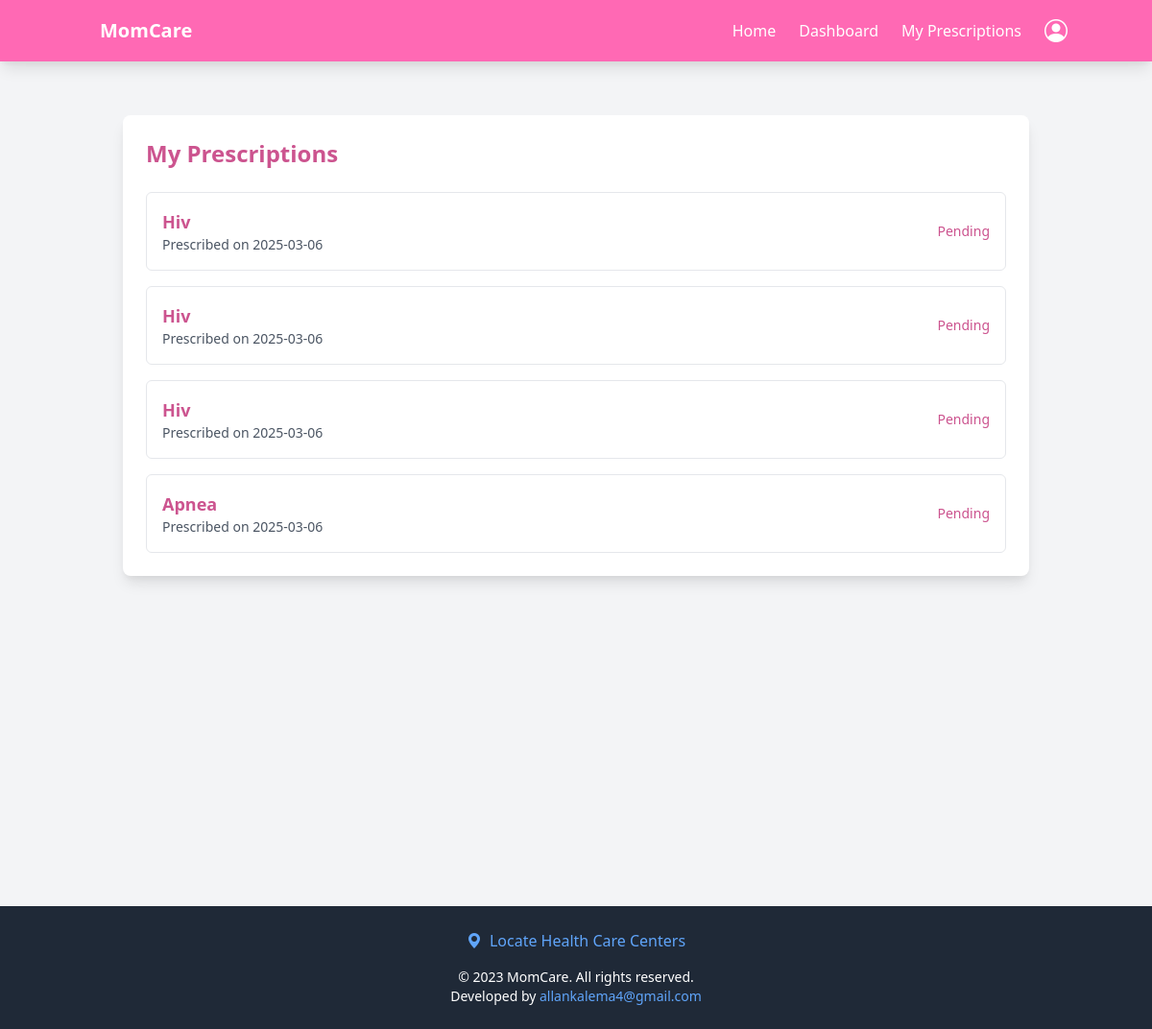
Page /antenental/my-prescriptions/ (signed in) on the earlier database version.
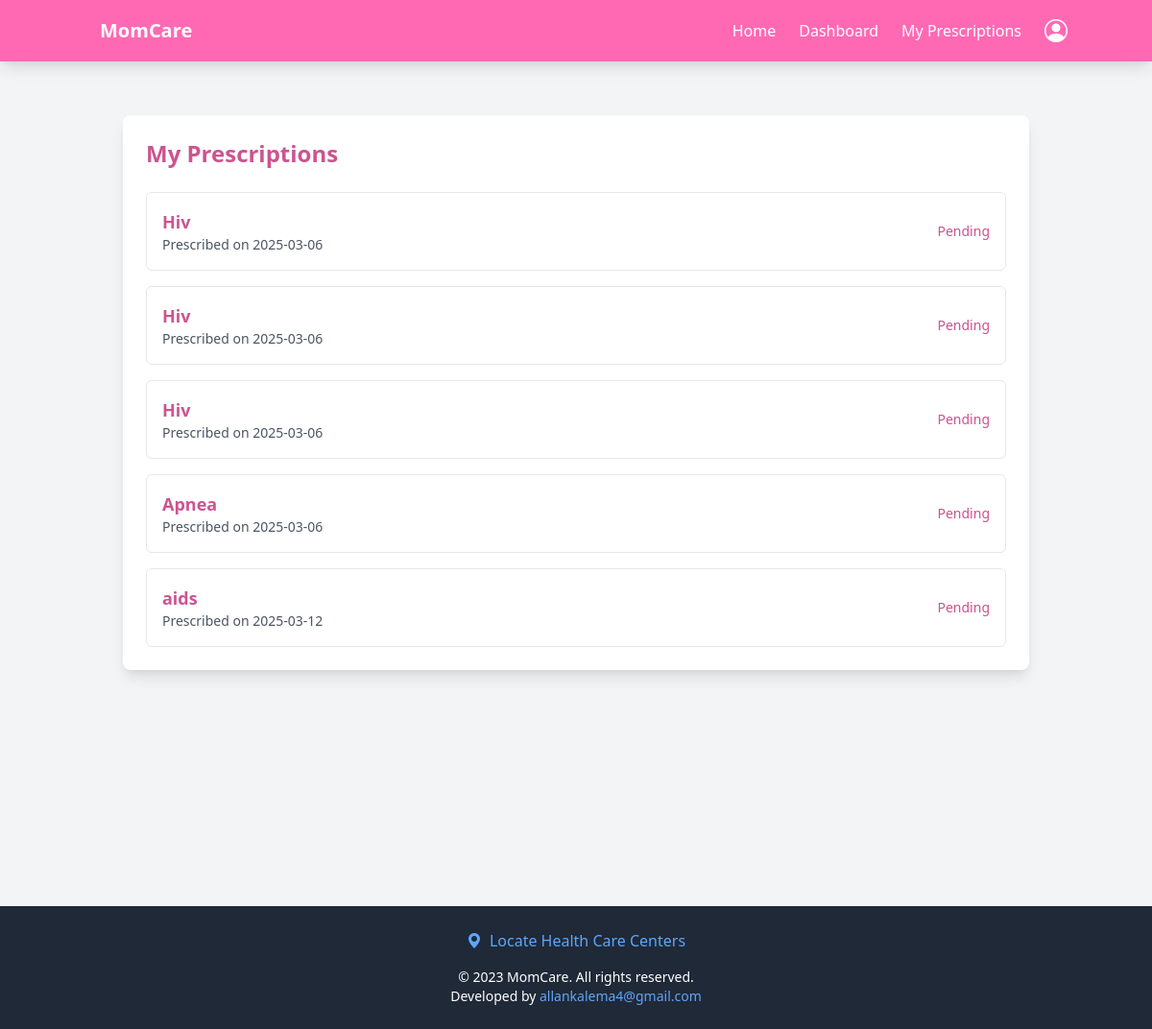
Same page on the later database version.
### antenental/models.py (models this page shows, shortened)
class Prescription(models.Model):
    patient = models.ForeignKey(User, related_name='prescriptions', on_delete=models.CASCADE)  # Links to the registered patient
    doctor = models.ForeignKey(User, related_name='prescribed_by', on_delete=models.CASCADE)  # Links to the doctor who prescribed
    disease_condition = models.CharField(max_length=255)  # Disease or condition the patient is being treated for
    prescription_date = models.DateField(default=now)  # Date the prescription was made
    follow_up_date = models.DateField(null=True, blank=True)  # Latest date when the patient should have this checked
    extra_information = models.TextField(null=True, blank=True)  # Any additional information about the prescription
    cleared = models.BooleanField(default=False)  # Whether the prescription has been cleared or not
    cleared_date = models.DateTimeField(null=True, blank=True)  # Date when the prescription was cleared
    created_at = models.DateTimeField(auto_now_add=True)
    updated_at = models.DateTimeField(auto_now=True)

### antenental/views.py (the view)
# urls.py: path('my-prescriptions/',views.my_prescriptions, name='my_prescriptions'),
@login_required
def my_prescriptions(request):
    prescriptions = Prescription.objects.filter(patient=request.user)
    return render(request, 'antenatal/my_prescriptions.html', {
        'prescriptions': prescriptions,
    })

### templates/antenatal/my_prescriptions.html
{% extends 'base.html' %}
{% load static %}
{% block content %}
<main class="min-h-screen p-6 bg-gray-100">
    <div class="container mx-auto">
        <div class="bg-white p-6 rounded-lg shadow-lg">
            <h2 class="text-2xl font-bold text-hotpink-dark mb-6">My Prescriptions</h2>
            <div class="space-y-4">
                {% for prescription in prescriptions %}
                    <a href="{% url 'prescription_details' prescription.id %}" class="block p-4 border border-gray-200 rounded-md hover:bg-gray-50">
                        <div class="flex justify-between items-center">
                            <div>
                                <h3 class="text-lg font-semibold text-hotpink-dark">
                                    {{ prescription.disease_condition }}
                                </h3>
                                <p class="text-sm text-gray-600">Prescribed on {{ prescription.prescription_date|date:"Y-m-d" }}</p>
                            </div>
                            <div class="text-sm text-gray-500">
                                {% if prescription.cleared %}
                                    <span class="text-green-600">Cleared</span>
                                {% else %}
                                    <span class="text-hotpink-dark">Pending</span>
                                {% endif %}
                            </div>
                        </div>
                    </a>
                {% empty %}
                    <p class="text-gray-600">No prescriptions found.</p>
                {% endfor %}
            </div>
        </div>
    </div>
</main>
{% endblock %}

### templates/base.html (shortened to what this page needs)
<!DOCTYPE html>
<html lang="en">
<head>
    <link href="https://cdn.jsdelivr.net/npm/tailwindcss@2.2.19/dist/tailwind.min.css" rel="stylesheet">
    <link href="https://cdn.jsdelivr.net/npm/bootstrap-icons@1.10.3/font/bootstrap-icons.css" rel="stylesheet">
</head>
<body class="bg-gray-100">
    <nav class="fixed top-0 left-0 w-full {% if user.is_doctor %}bg-health-green{% else %}bg-hotpink{% endif %} p-4 text-white shadow-lg z-50">
        <div class="container mx-auto flex justify-between items-center">
            <div class="flex items-center space-x-4">
                <h1 class="text-xl font-semibold">MomCare</h1>
            </div>
            <div class="flex items-center space-x-6">
                <div class="hidden lg:flex space-x-6">
                    <a href="{% url 'home' %}" class="hover:{% if user.is_doctor %}text-health-green-light{% else %}text-hotpink-light{% endif %}">Home</a>
                    {% if user.is_authenticated %}
                    {% if user.is_patient %}
                        <a href="{% url 'patient_dashboard' %}" class="hover:{% if user.is_doctor %}text-health-green-light{% else %}text-hotpink-light{% endif %}">Dashboard</a>
                        <a href="{% url 'my_prescriptions' %}" class="hover:{% if user.is_doctor %}text-health-green-light{% else %}text-hotpink-light{% endif %}">My Prescriptions</a>
                    {% elif user.is_doctor %}
                        <a href="{% url 'doctor_dashboard' %}" class="hover:{% if user.is_doctor %}text-health-green-light{% else %}text-hotpink-light{% endif %}">Dashboard</a>
                    {% elif user.is_hospital %}
                        <a href="#" class="hover:{% if user.is_doctor %}text-health-green-light{% else %}text-hotpink-light{% endif %}">Dashboard</a>
                    {% endif %}
                    {% endif %}
                </div>
                <div class="relative">
                    <button id="profile-dropdown" class="flex items-center focus:outline-none">
                        <i class="bi bi-person-circle text-2xl"></i>
                    </button>
                </div>
            </div>
        </div>
    </nav>
    <main class="container mx-auto p-4 mt-20">
        {% block content %}
        {% endblock %}
    </main>
    <footer class="bg-gray-800 text-white py-6 mt-8">
        <div class="container mx-auto text-center">
            <div class="mb-4">
                <a href="#" id="locate-health-centers" class="inline-flex items-center text-blue-400 hover:text-blue-300">
                    <i class="bi bi-geo-alt-fill mr-2"></i>
                    <span>Locate Health Care Centers</span>
                </a>
            </div>
            <div class="text-sm">
                <p>&copy; 2023 MomCare. All rights reserved.</p>
                <p>Developed by <a href="mailto:allankalema4@gmail.com" class="text-blue-400 hover:text-blue-300">allankalema4@gmail.com</a></p>
            </div>
        </div>
    </footer>
</body>
</html>

### templates/base.html (style rules this page uses)
.bg-hotpink { background-color: #FF69B4; }
.text-hotpink-dark { color: #cc548f; }

Differences in the rows shown:
added Prescription: disease_condition "aids", prescription_date "2025-03-12", cleared "Pending"
